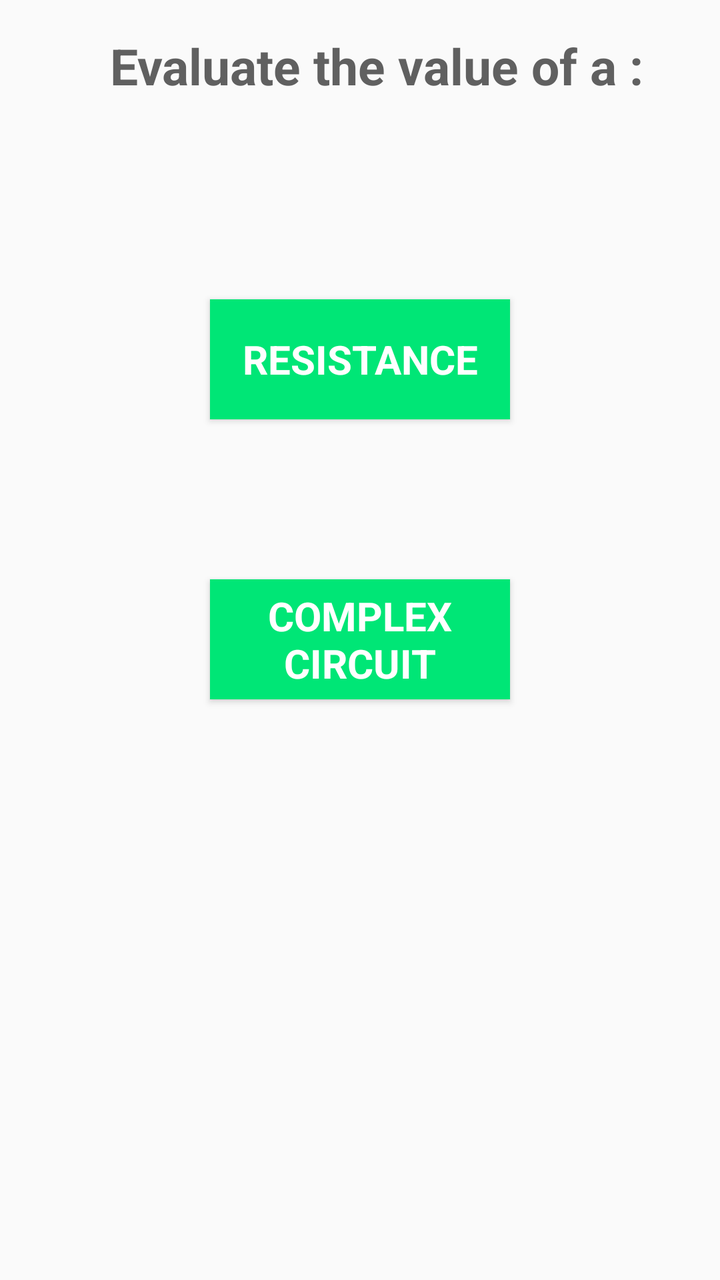
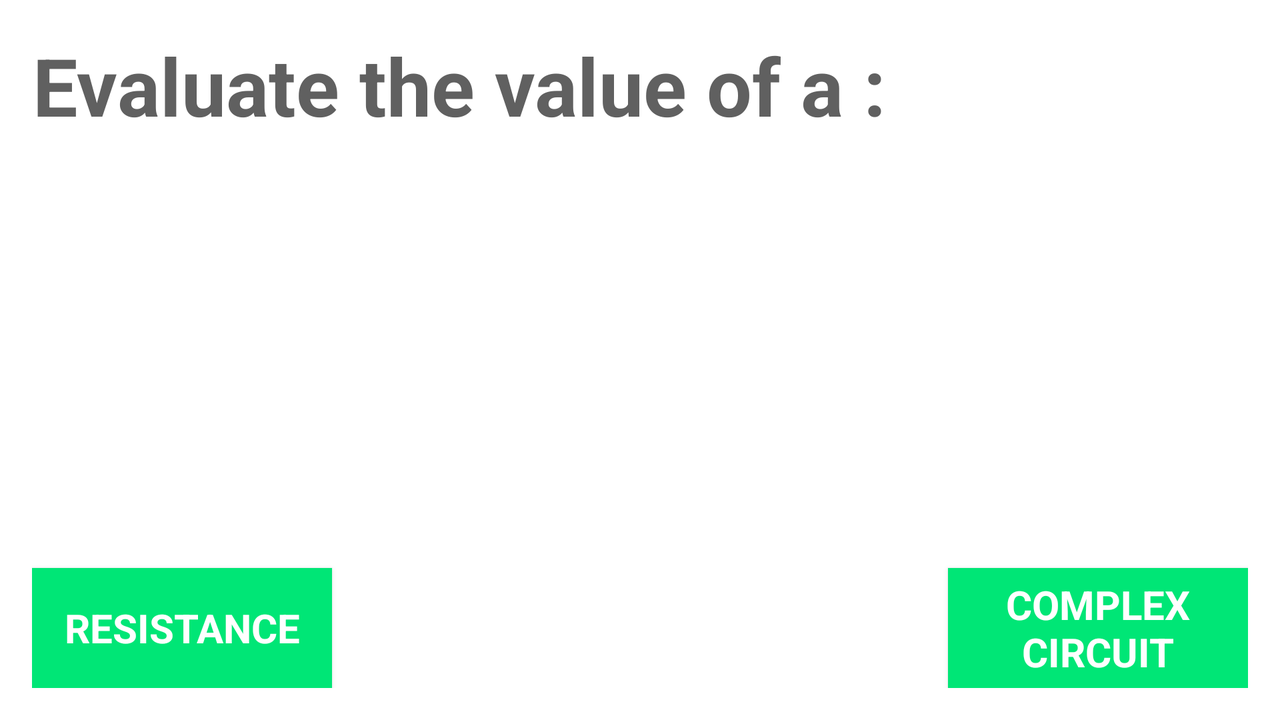

Two renders of one Android screen. The first uses the default layout on a phone; the second uses the alternative layout the repository ships for a different screen configuration, on a matching device. The two XML files are below.
<!-- AndroidManifest.xml: application theme AppTheme -->
<!-- res/layout/activity_main.xml -->
<?xml version="1.0" encoding="utf-8"?>
<RelativeLayout xmlns:android="http://schemas.android.com/apk/res/android"
    xmlns:tools="http://schemas.android.com/tools"
    android:layout_width="match_parent"
    android:layout_height="match_parent"
    android:padding="16dp"
    tools:context="com.monsh.resistance.MainActivity"
    android:orientation="vertical"
    >

    <TextView
        android:id="@+id/main_text_view"
        android:layout_width="match_parent"
        android:layout_height="wrap_content"
        style="@style/TextView"
        android:text="@string/evaluate"
        />

    <Button
        android:id="@+id/res_val"
        style="@style/Button"
        android:text="@string/resistance"
        android:onClick="callAddAResistance"
        android:layout_below="@+id/main_text_view"
        android:layout_marginTop="100dp"
        android:layout_centerHorizontal="true"
        android:focusable="false"
        android:layout_alignParentBottom="false" />
    <Button
        android:id="@+id/complex_circuit"
        style="@style/Button"
        android:text="@string/complex"
        android:onClick="callChooseComplexType"
        android:layout_marginTop="80dp"
        android:layout_below="@+id/res_val"
        android:layout_centerHorizontal="true"
        android:layout_alignParentBottom="false" />


</RelativeLayout>
<!-- resources referenced by this layout -->
<resources>
  <string name="complex">COMPLEX CIRCUIT</string>
  <string name="evaluate">Evaluate the value of a :</string>
  <string name="resistance">RESISTANCE</string>
  <style name="Button" parent="AppTheme">
          
          <item name="android:layout_width">150dp</item>
          <item name="android:layout_height">60dp</item>
          <item name="android:layout_alignParentBottom">true</item>
          <item name="android:layout_centerHorizontal">true</item>
          <item name="android:background">@color/colorAc</item>
          <item name="android:text">@string/homeButtonText</item>
          <item name="android:textSize">20sp</item>
          <item name="android:textStyle">bold</item>
          <item name="android:textColor">@color/White</item>
      </style>
  <style name="TextView" parent="AppTheme">
          
          <item name="android:paddingLeft">16dp</item>
          <item name="android:textAlignment">center</item>
          <item name="android:textColor">@color/Gray</item>
          <item name="android:textSize">25sp</item>
          <item name="android:textStyle">bold</item>
          <item name="android:layout_width">wrap_content</item>
          <item name="android:layout_height">wrap_content</item>
      </style>
  <style name="AppTheme" parent="Theme.AppCompat.Light.DarkActionBar">
          
          <item name="colorPrimary">@color/colorPrim</item>
          <item name="colorPrimaryDark">@color/colorPrimDark</item>
          <item name="colorAccent">@color/colorAc</item>
      </style>
  <color name="colorAc">#00e676</color>
  <string name="homeButtonText">HOME</string>
  <color name="White">#FFFFFF</color>
  <color name="Gray">#606060</color>
  <color name="colorPrim">#673ab7</color>
  <color name="colorPrimDark">#512da8</color>
</resources>
<!-- res/layout-land/activity_main.xml (the repository's variant of the layout above) -->
<!-- drawn on the phone turned sideways -->
<?xml version="1.0" encoding="utf-8"?>
<RelativeLayout xmlns:android="http://schemas.android.com/apk/res/android"
    xmlns:tools="http://schemas.android.com/tools"
    android:layout_width="match_parent"
    android:layout_height="match_parent"
    android:background="@color/White"
    android:orientation="horizontal"
    android:padding="16dp"
    tools:context=".MainActivity">

    <TextView
        android:id="@+id/main_text_view"
        style="@style/TextViews"
        android:text="@string/evaluate" />

    <Button
        android:id="@+id/res_val"
        style="@style/Button"
        android:layout_alignParentStart="true"
        android:layout_centerVertical="true"
        android:onClick="callAddAResistance"
        android:text="@string/resistance" />

    <Button
        android:id="@+id/complex_circuit"
        style="@style/Button"
        android:layout_alignParentEnd="true"
        android:layout_alignTop="@+id/res_val"
        android:onClick="callChooseComplexType"
        android:text="@string/complex" />


</RelativeLayout>
<!-- resources referenced by the variant -->
<!-- as the phone turned sideways resolves them -->
<resources>
  <color name="White">#FFFFFF</color>
  <string name="complex">COMPLEX CIRCUIT</string>
  <string name="evaluate">Evaluate the value of a :</string>
  <string name="resistance">RESISTANCE</string>
  <style name="Button" parent="AppTheme">
          
          <item name="android:layout_width">150dp</item>
          <item name="android:layout_height">60dp</item>
          <item name="android:layout_alignParentBottom">true</item>
          <item name="android:layout_centerHorizontal">true</item>
          <item name="android:background">@color/colorAc</item>
          <item name="android:text">@string/homeButtonText</item>
          <item name="android:textSize">20sp</item>
          <item name="android:textStyle">bold</item>
          <item name="android:textColor">@color/White</item>
      </style>
  <style name="TextViews" parent="AppTheme">
          
          <item name="android:textAlignment">center</item>
          <item name="android:textColor">@color/Gray</item>
          <item name="android:textSize">40sp</item>
          <item name="android:textStyle">bold</item>
          <item name="android:layout_width">wrap_content</item>
          <item name="android:layout_height">wrap_content</item>
      </style>
  <style name="AppTheme" parent="Theme.AppCompat.Light.DarkActionBar">
          
          <item name="colorPrimary">@color/colorPrim</item>
          <item name="colorPrimaryDark">@color/colorPrimDark</item>
          <item name="colorAccent">@color/colorAc</item>
      </style>
  <color name="colorAc">#00e676</color>
  <string name="homeButtonText">HOME</string>
  <color name="Gray">#606060</color>
  <color name="colorPrim">#673ab7</color>
  <color name="colorPrimDark">#512da8</color>
</resources>
